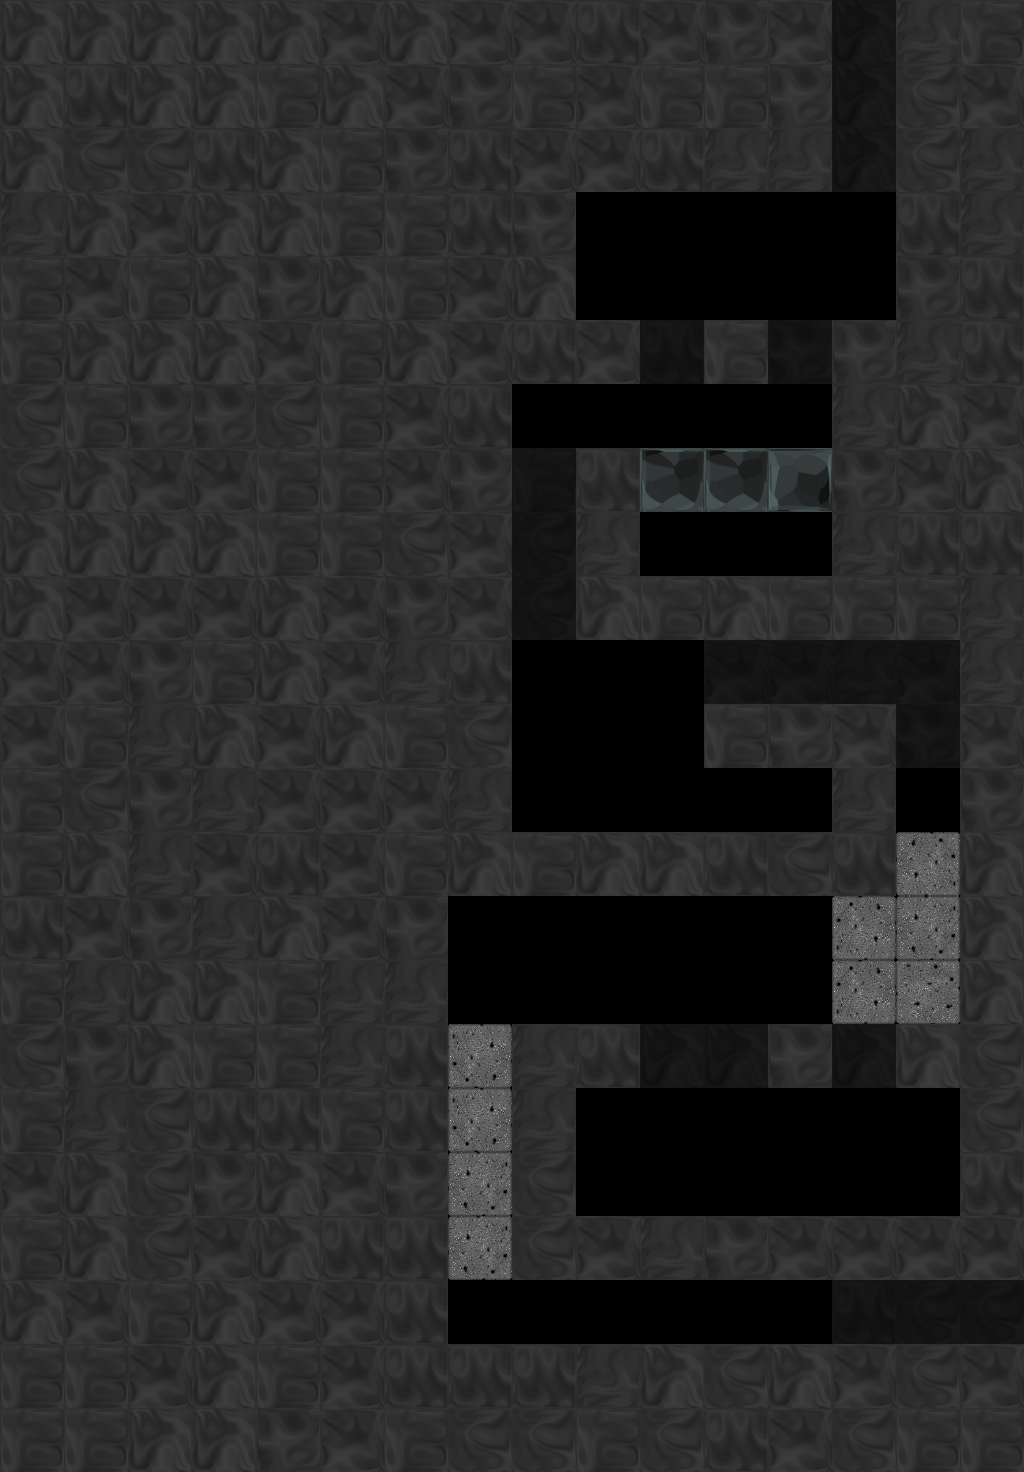

Tiled map render using the project's own tile images. Description and the whole map definition, tile-layer contents included, below:
An orthogonal 16x23 tile map with 64x64 px tiles, 2 tile layers (backTile, tile), 5 tilesets and 5 objects (2x ShooterBlue, 2x Exit, Path).

<map version="1.0" orientation="orthogonal" width="16" height="23" tilewidth="64" tileheight="64">
 <properties>
  <property name="bg" value="bg2" />
  <property name="bgParallaxX" value=".6" />
  <property name="bgParallaxY" value=".6" />
  <property name="music" value="level_blue" />
 </properties>
 <tileset firstgid="1" source="tiles/black_tiles.tsx" />
 <tileset firstgid="50" source="tiles/white_tiles.tsx" />
 <tileset firstgid="99" source="tiles/glass_tiles.tsx" />
 <tileset firstgid="148" name="black_indestructable" tilewidth="64" tileheight="64">
  <properties>
   <property name="allColor" value="0" />
   <property name="allType" value="4" />
  </properties>
  <image source="tiles/black_indestructable.png" width="320" height="640" />
 </tileset>
 <tileset firstgid="198" source="tiles/sand_tiles.tsx" />
 <layer name="backTile" width="16" height="23" opacity="0.43">
  <data encoding="csv">
0,0,0,0,0,0,0,0,0,0,0,0,0,148,0,0,
0,0,0,0,0,0,0,0,0,0,0,0,0,148,0,0,
0,0,0,0,0,0,0,0,0,0,0,0,0,148,0,0,
0,0,0,0,0,0,0,0,0,0,0,0,0,0,0,0,
0,0,0,0,0,0,0,0,0,0,0,0,0,0,0,0,
0,0,0,0,0,0,0,0,0,0,151,0,152,0,0,0,
0,0,0,0,0,0,0,0,0,0,0,0,0,0,0,0,
0,0,0,0,0,0,0,0,149,0,0,0,0,0,0,0,
0,0,0,0,0,0,0,0,162,0,0,0,0,0,0,0,
0,0,0,0,0,0,0,0,162,0,0,0,0,0,0,0,
0,0,0,0,0,0,0,0,0,0,0,150,150,157,150,0,
0,0,0,0,0,0,0,0,0,0,0,0,0,0,152,0,
0,0,0,0,0,0,0,0,0,0,0,0,0,0,0,0,
0,0,0,0,0,0,0,0,0,0,0,0,0,0,0,0,
0,0,0,0,0,0,0,0,0,0,0,0,0,0,0,0,
0,0,0,0,0,0,0,0,0,0,0,0,0,0,0,0,
0,0,0,0,0,0,0,0,0,0,148,148,0,148,0,0,
0,0,0,0,0,0,0,0,0,0,0,0,0,0,0,0,
0,0,0,0,0,0,0,0,0,0,0,0,0,0,0,0,
0,0,0,0,0,0,0,0,0,0,0,0,0,0,0,0,
0,0,0,0,0,0,0,0,0,0,0,0,0,151,162,162,
0,0,0,0,0,0,0,0,0,0,0,0,0,0,0,0,
0,0,0,0,0,0,0,0,0,0,0,0,0,0,0,0
</data>
 </layer>
 <objectgroup name="obj" width="16" height="23">
  <object name="p1" type="Path" x="672" y="544">
   <polyline points="0,0 128,0" />
  </object>
  <object type="ShooterBlue" x="736" y="544">
   <properties>
    <property name="mobile" value="true" />
    <property name="path" value="p1" />
    <property name="rotationMax" value="-70" />
    <property name="rotationMin" value="-110" />
    <property name="speed" value="64" />
   </properties>
   <polyline points="0,0 0,-64" />
  </object>
  <object type="ShooterBlue" x="960" y="1184">
   <polyline points="0,0 -128,0" />
  </object>
 </objectgroup>
 <layer name="tile" width="16" height="23">
  <data encoding="csv">
148,148,148,148,148,150,148,150,150,151,150,152,150,0,157,149,
148,151,148,148,149,148,150,152,149,150,149,149,152,0,162,150,
148,162,162,151,148,149,152,151,150,150,151,157,157,0,162,157,
157,148,150,148,148,149,149,151,152,0,0,0,0,0,151,157,
149,150,149,148,152,148,149,150,148,0,0,0,0,0,152,151,
149,148,148,148,150,149,148,150,151,150,0,149,0,152,157,151,
162,149,152,152,162,149,150,151,0,0,0,0,0,157,148,150,
162,148,150,150,149,149,150,152,0,151,108,108,100,152,150,148,
148,148,148,148,149,149,162,150,0,157,0,0,0,157,151,151,
148,150,150,150,148,150,152,150,0,148,149,148,149,149,149,157,
150,150,152,149,148,150,157,151,0,0,0,0,0,0,0,157,
150,149,157,148,150,148,149,162,0,0,0,149,152,150,0,150,
149,162,152,157,150,150,150,157,0,0,0,0,0,157,0,152,
149,148,157,150,151,150,149,148,149,148,148,151,162,151,203,148,
151,150,152,157,148,150,152,0,0,0,0,0,0,201,199,148,
149,157,148,148,149,157,157,0,0,0,0,0,0,201,198,148,
162,152,148,149,149,157,151,205,157,151,0,0,152,0,148,162,
149,157,162,151,151,149,151,205,157,0,0,0,0,0,0,162,
150,148,162,152,148,150,152,199,162,0,0,0,0,0,0,151,
149,148,162,150,148,151,151,199,162,150,157,152,150,150,150,150,
148,150,149,148,150,150,151,0,0,0,0,0,0,0,0,0,
149,149,150,148,149,150,151,151,151,157,148,162,148,150,162,150,
149,149,148,148,152,150,149,162,162,149,162,151,150,162,149,149
</data>
 </layer>
 <objectgroup name="front" width="16" height="23">
  <object type="Exit" x="960" y="1280" width="64" height="64">
   <properties>
    <property name="mapTo" value="reflectOffDoor" />
   </properties>
  </object>
  <object type="Exit" x="832" y="0" width="64" height="64">
   <properties>
    <property name="mapTo" value="trapped2" />
   </properties>
  </object>
 </objectgroup>
</map>
